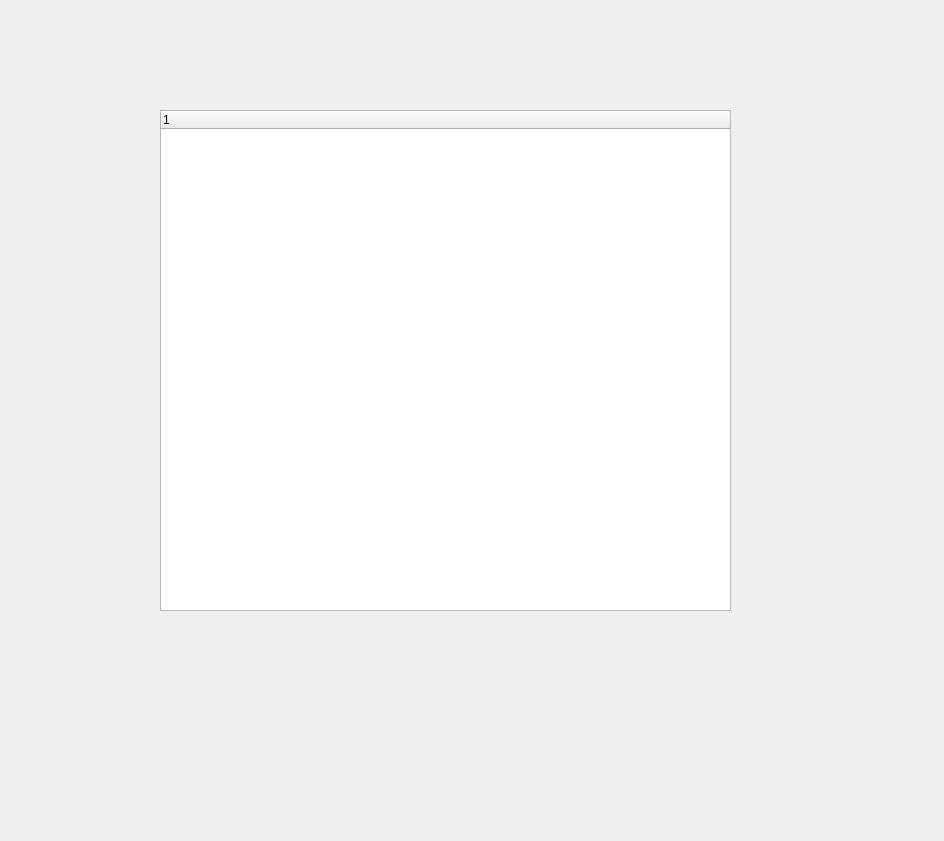
<?xml version="1.0" encoding="UTF-8"?>
<ui version="4.0">
 <class>Widget</class>
 <widget class="QWidget" name="Widget">
  <property name="geometry">
   <rect>
    <x>0</x>
    <y>0</y>
    <width>944</width>
    <height>841</height>
   </rect>
  </property>
  <property name="windowTitle">
   <string>Widget</string>
  </property>
  <widget class="QTreeWidget" name="treeWidget">
   <property name="geometry">
    <rect>
     <x>160</x>
     <y>110</y>
     <width>571</width>
     <height>501</height>
    </rect>
   </property>
   <column>
    <property name="text">
     <string notr="true">1</string>
    </property>
   </column>
  </widget>
 </widget>
 <layoutdefault spacing="6" margin="11"/>
 <resources/>
 <connections/>
</ui>
